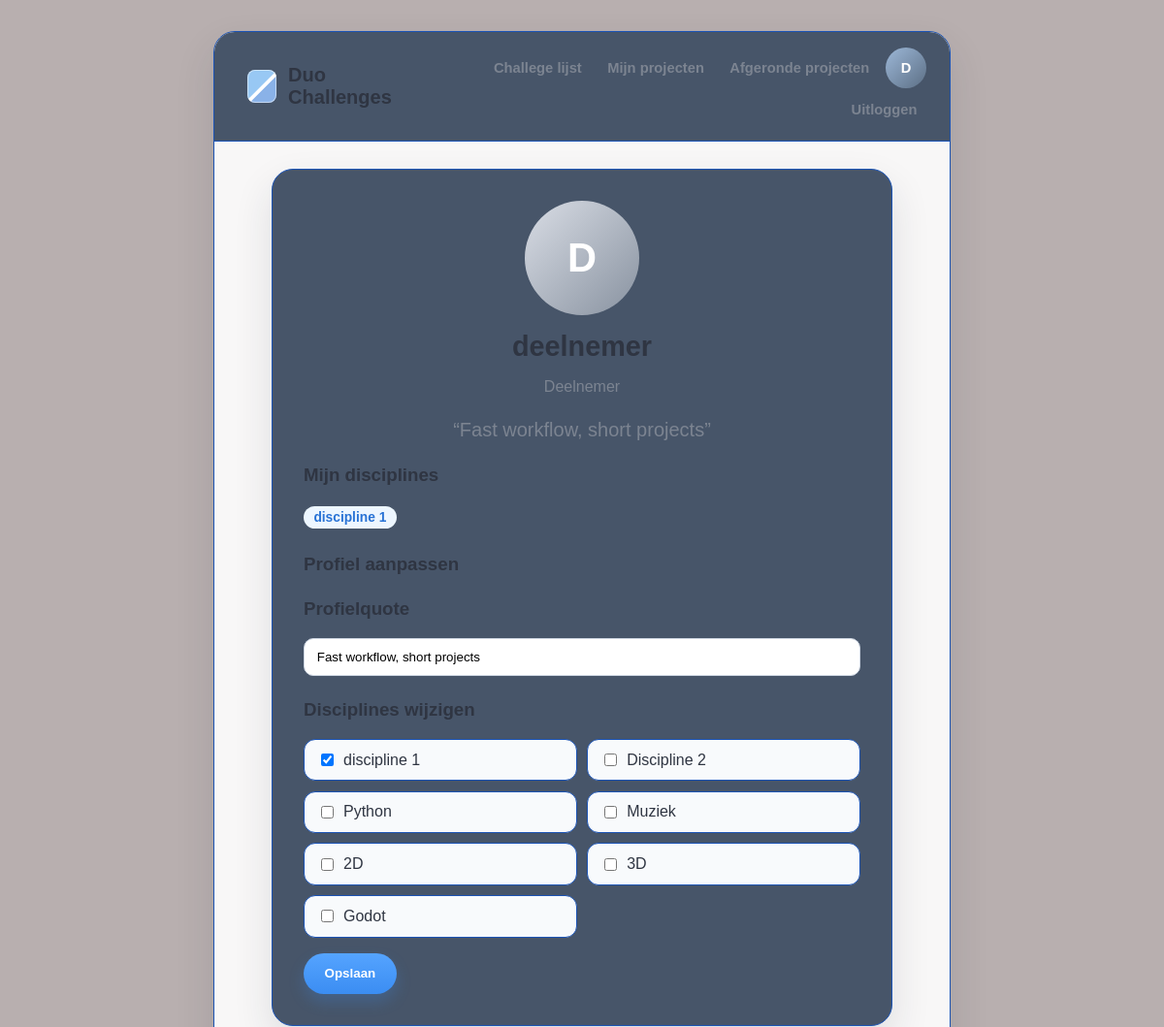
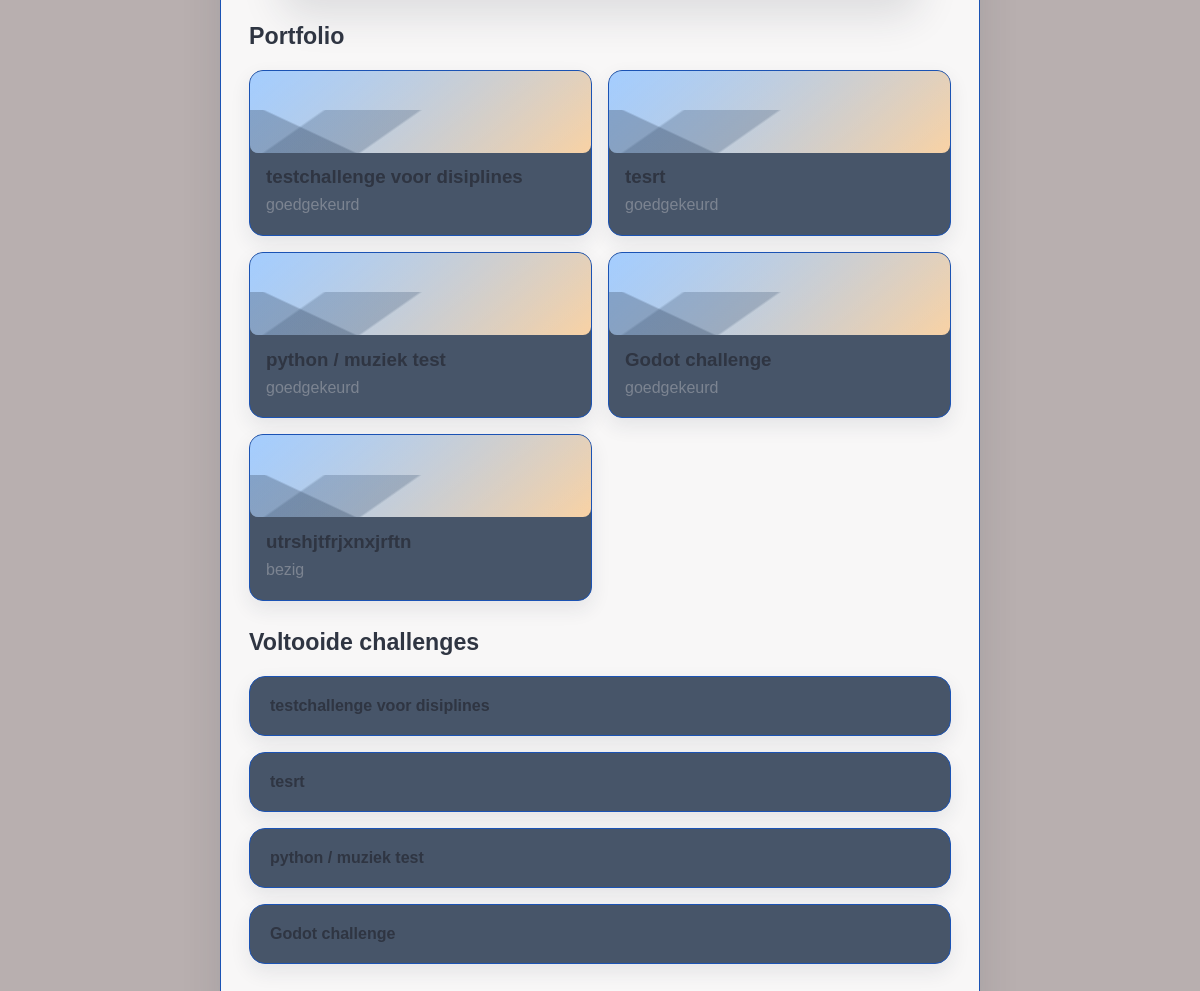
/profiel/ (signed in), run on an earlier commit of the app's database (2 pictures, top to bottom).
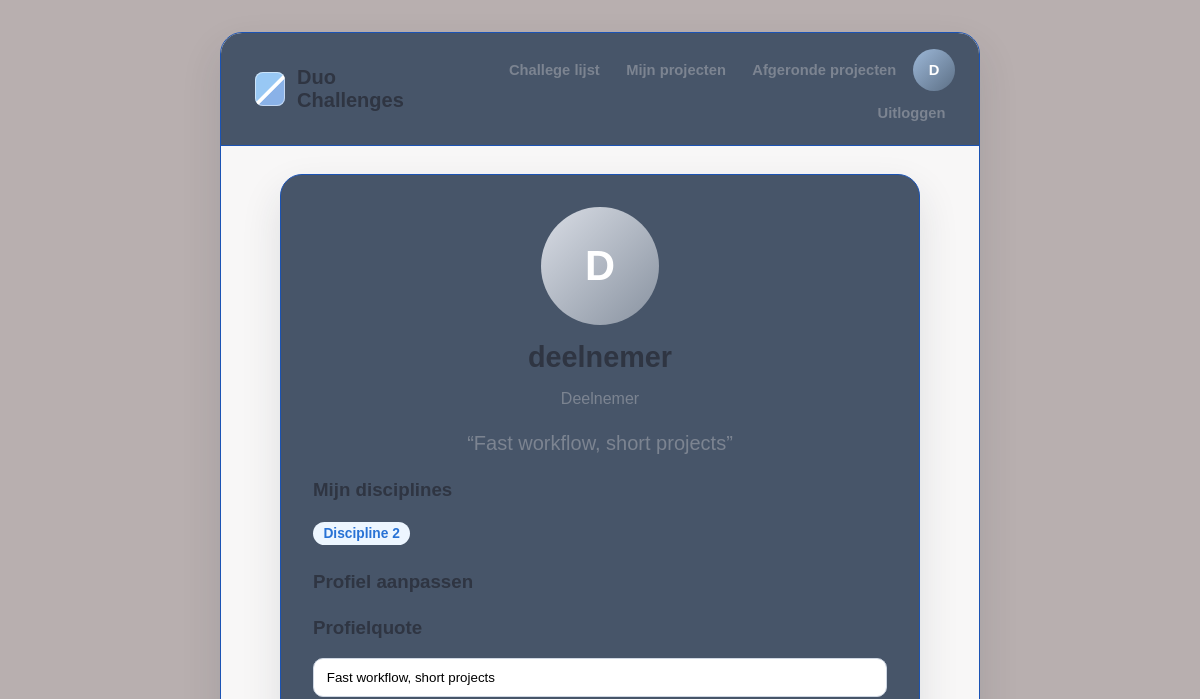
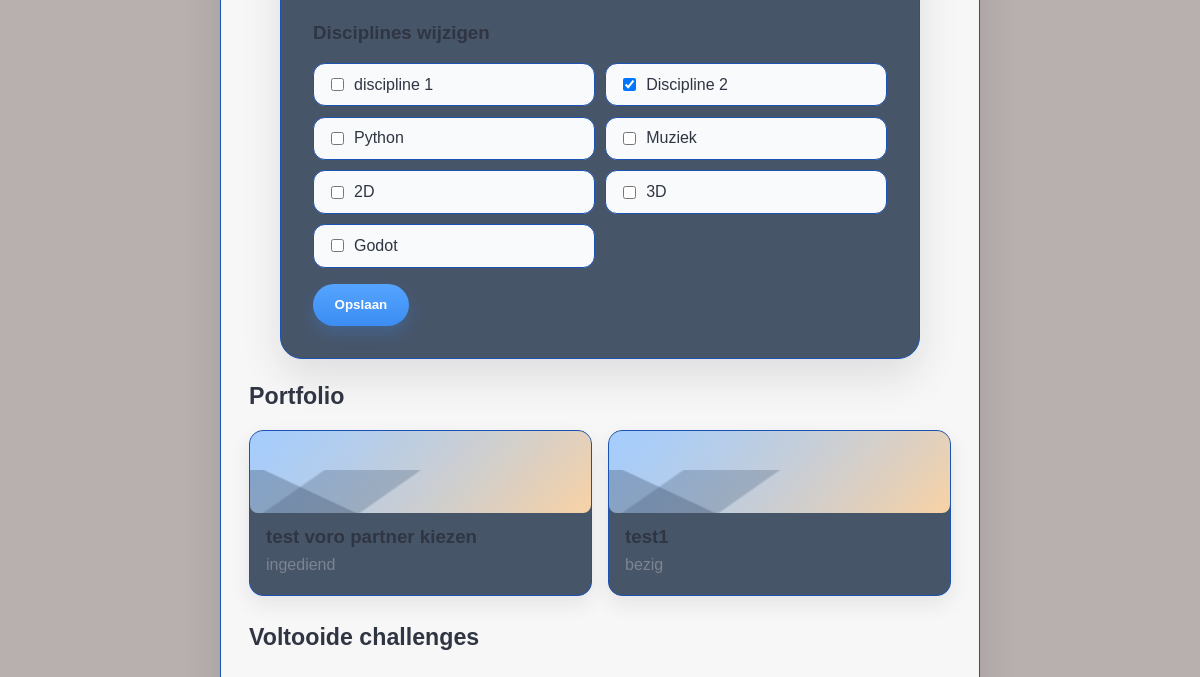
And on a later commit of the database (2 pictures, top to bottom).
### challenges/models.py (models this page shows, shortened)
class Discipline(models.Model):
    naam = models.CharField(max_length=100)

class Profiel(models.Model):
    ROL_KEUZES = [
        ('deelnemer', 'Deelnemer'),
        ('begeleider', 'Begeleider'),
    ]
    user = models.OneToOneField(User, on_delete=models.CASCADE)
    rol = models.CharField(max_length=20, choices=ROL_KEUZES, default='deelnemer')
    disciplines = models.ManyToManyField(
        Discipline,
        blank=True
    )
    quote = models.CharField(
        max_length=150,
        blank=True,
        default="Fast workflow, short projects"
    )

class Project(models.Model):
    challenge = models.ForeignKey(Challenge, on_delete=models.CASCADE)
    deelnemer = models.ForeignKey(
        User,
        on_delete=models.CASCADE,
        related_name='projecten'
    )
    partner = models.ForeignKey(
        User,
        on_delete=models.SET_NULL,
        null=True,
        blank=True,
        related_name='partner_projecten'
    )
    uitgenodigde_partner = models.ForeignKey(
        User,
        on_delete=models.SET_NULL,
        null=True,
        blank=True,
        related_name='uitnodigingen'
    )
    geblokkeerd = models.BooleanField(default=False)
    github_link = models.URLField()
    beschrijving = models.TextField(blank=True)
    aangemaakt_op = models.DateTimeField(auto_now_add=True)
    afbeelding = models.FileField(upload_to='project_afbeeldingen/', blank=True, null=True)
    likes = models.PositiveIntegerField(default=0)
    status = models.CharField(
        max_length=20,
        choices=[
            ('bezig', 'Bezig'),
            ('ingediend', 'Ingediend'),
            ('goedgekeurd', 'Goedgekeurd'),
            ('afgekeurd', 'Afgekeurd'),
        ],
        default='bezig'
    )
    feedback = models.TextField(blank=True, null=True)
    ingediend_op = models.DateTimeField(null=True, blank=True)
    goedgekeurd_op = models.DateTimeField(null=True, blank=True)

class Challenge(models.Model):
    titel = models.CharField(max_length=200)
    omschrijving = models.TextField()
    discipline_een = models.ForeignKey(
        Discipline,
        on_delete=models.CASCADE,
        related_name='challenges_een'
    )
    discipline_twee = models.ForeignKey(
        Discipline,
        on_delete=models.CASCADE,
        related_name='challenges_twee'
    )
    aangemaakt_door = models.ForeignKey(
        User,
        on_delete=models.SET_NULL,
        null=True
    )
    aangemaakt_op = models.DateTimeField(auto_now_add=True)

### challenges/views.py (the view)
# urls.py: path('profiel/', views.profiel, name='profiel'),
@login_required(login_url='login')
def profiel(request):
    profiel, aangemaakt = Profiel.objects.get_or_create(user=request.user)
    disciplines = Discipline.objects.all()
    projecten = Project.objects.filter(deelnemer=request.user)
    if request.method == 'POST':
        gekozen_ids = request.POST.getlist('disciplines')
        profiel.disciplines.set(gekozen_ids)
        profiel.quote = request.POST.get('quote', '').strip()
        profiel.save()
        return redirect('profiel')
    return render(request, 'profiel.html', {
        'profiel': profiel,
        'disciplines': disciplines,
        'projecten': projecten,
    })

### challenges/templates/profiel.html (shortened to what this page needs)
{% extends 'base.html' %}
{% block content %}
<section class="profile-card">
    <div class="profile-avatar">{{ user.username|first|upper }}</div>
    <h2 class="profile-name">{{ user.username }}</h2>
    <p class="text-muted">{{ profiel.get_rol_display }}</p>
    <p class="profile-quote">
        “{{ profiel.quote|default:'Fast workflow, short projects' }}”
    </p>
    <div class="profile-section">
        <h3>Mijn disciplines</h3>
        <p>
            {% for d in profiel.disciplines.all %}
                <span class="discipline-badge">{{ d.naam }}</span>
            {% empty %}
                <span class="text-muted">Nog niet ingesteld</span>
            {% endfor %}
        </p>
    </div>
    <div class="profile-section">
        <h3>Profiel aanpassen</h3>
        <form method="post">
            <div class="profile-section">
                <h3>Profielquote</h3>
                <input
                    type="text"
                    name="quote"
                    value="{{ profiel.quote }}"
                    maxlength="150"
                    class="form-control"
                    placeholder="Jouw persoonlijke quote"
                >
            </div>
            <div class="profile-section">
                <h3>Disciplines wijzigen</h3>
                <div class="discipline-options">
                    {% for discipline in disciplines %}
                        <label class="discipline-option">
                            <input
                                type="checkbox"
                                name="disciplines"
                                value="{{ discipline.id }}"
                                {% if discipline in profiel.disciplines.all %}checked{% endif %}
                            >
                            {{ discipline.naam }}
                        </label>
                    {% endfor %}
                </div>
            </div>
            <button type="submit" class="button">Opslaan</button>
        </form>
    </div>
</section>
<section class="dashboard-section">
    <h2>Portfolio</h2>
    <div class="portfolio-grid">
        {% for project in projecten %}
            <div class="challenge-card">
                <div class="portfolio-thumb" aria-hidden="true"></div>
                <div class="challenge-card-body">
                    <h3 class="section-title">{{ project.challenge.titel }}</h3>
                    <p class="line text-muted">{{ project.status }}</p>
                </div>
            </div>
        {% empty %}
            <p class="text-muted">Je doet nog niet mee aan een challenge.</p>
        {% endfor %}
    </div>
</section>
<section class="dashboard-section">
    <h2>Voltooide challenges</h2>
    <div class="project-list">
        {% for project in projecten %}
            {% if project.status == 'goedgekeurd' %}
                <div class="compact-card">
                    <strong>{{ project.challenge.titel }}</strong>
                </div>
            {% endif %}
        {% empty %}
            <p class="text-muted">Nog geen voltooide challenges.</p>
        {% endfor %}
    </div>
</section>
{% endblock %}

What changed in the data, as far as the page shows it:
no longer on one of the page's lists (row unchanged): Discipline: naam "discipline 1"
removed Project: challenge.titel "testchallenge voor disiplines", status "goedgekeurd"
removed Project: challenge.titel "tesrt", status "goedgekeurd"
removed Project: challenge.titel "python / muziek test", status "goedgekeurd"
removed Project: challenge.titel "Godot challenge", status "goedgekeurd"
removed Project: challenge.titel "utrshjtfrjxnxjrftn", status "bezig", shown under "Portfolio"
now on one of the page's lists (row unchanged): Discipline: naam "Discipline 2"
computed for Discipline "Discipline 2": disciplines "☐" → "☑"
computed for Discipline "discipline 1": disciplines "☑" → "☐"
added Project: challenge.titel "test voro partner kiezen", status "ingediend", shown under "Portfolio"
added Project: challenge.titel "test1", status "bezig", shown under "Portfolio"
